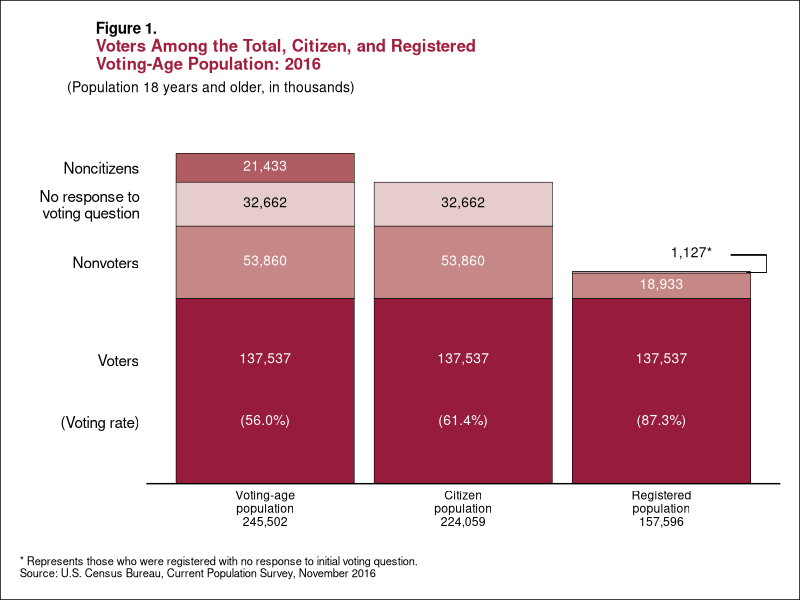

This figure's R source:

# DESCRIPTION:Voters Among the Total, Citizen, and Registered Voting-Age Populations: 2016
# The following data visualizations are from the U.S. Census Bureau and 
# involved data concerning the characteristics of voters in the presidential election of 2016

#Original Source: https://www.census.gov/content/dam/Census/library/publications/2018/demo/P20-582.pdf

# SLOW REVEAL ORDER: No slow reveal, just completly recreated. 

# AUTHORS:
#   Lauryn Davis (Last edit: 3/27/23)
# Ian Curtis (2023, code to save plots)

library(tidyverse)
library(ggtext)


# Create group levels
type_levels <- c("Noncitizens", 
                 "No response to\nvoting question", 
                 "Nonvoters", 
                 "Voters")
pop_levels <- c("Voting-age\npopulation\n245,502", "Citizen\npopulation\n224,059", "Registered\npopulation\n157,596")
pop_colors <- c("#af5d62", "#e6cdcb", "#c58887", "#971c3c")

# Create data for graph
vote_data <- tibble(
  vote_type = rep(type_levels, 3),
  # Need to rep the pop_group within each vote_type
  pop_group = rep(pop_levels, c(4, 4, 4)),
  amount = c(21433, 32662, 53860, 137537, 0, 32662, 53860, 137537, 0, 1127, 18933, 137537),
  fill = rep(pop_colors, 3),
  amount1 = c("21,433", "32,662", "53,860", "137,537\n\n (56.0%)", "", "32,662", "53,860", "137,537\n\n(61.4%)", "", "", "18,933", "137,537\n\n(87.3%)")
)

vote_data <- vote_data %>% 
  mutate(vote_type = factor(vote_type, levels = type_levels),
         pop_group = factor(pop_group, levels = c("", pop_levels)),
         fill = factor(fill, levels = pop_colors))

# Create text "dataset"
# Determine height of text based on midpoint of bar
heights <- c(137537 + 53860 + 32662 + (21443/2),
             137537 + 53860 + (32662/2),
             137537 + (53860/2),
             (137537*2/3),
             (137537/3),
             NA,
             137537 + 53860 + (32662/2),
             137537 + (53860/2),
             (137537*2/3),
             (137537/3),
             NA,
             NA,
             137537 + (18933/2),
             (137537*2/3),
             (137537/3))

vote_labels <- tibble(
  pop_group = rep(c(pop_levels), c(5, 5, 5)),
  amount = heights,
  label = c("21,433", "32,662", "53,860", "137,537", "(56.0%)", 
            NA, "32,662", "53,860", "137,537", "(61.4%)", 
            NA, NA, "18,933", "137,537", "(87.3%)"),
  color = c(rep(c("a", "b", "a", "a", "a"), 3))
) %>% 
  mutate(pop_group = factor(pop_group, levels = c("", pop_levels)))

area <- ggplot(vote_data, aes(x = pop_group, y = amount)) +
  geom_col(aes(fill = vote_type), color = "black", linewidth = .2, width=.9) +
  geom_segment(aes(x = 3.43, xend = 3.53, y = 157000, yend = 157000), linewidth=.1) +
  geom_segment(aes(x = 3.53, xend = 3.53, y = 157000, yend = 170000), linewidth= .05) +
  geom_segment(aes(x = 3.35, xend = 3.53, y = 170000, yend = 170000), linewidth=.1) +
  # geom_segment(aes(x = .5, xend = 7, y = 0, yend = 0)) +
  # Plot labels "dataset"
  geom_richtext(data = vote_labels, aes(x = pop_group, y = amount, label = label, color = color),
                fill = NA, label.color = NA, size = 3.5) +
  # This is similar to geom_bar except don't need to specify stat = "identity"
  # Add black border around bars
  scale_fill_manual(values = pop_colors, guide = "none") +
  scale_color_manual(values = c("white", "black"), guide = "none") +
  # Using ggtext + HTML syntax to color text
  # For some reason '\n' doesn't work here so I used <br> instead.
  labs(title = "<p><span style = 'font-size:11pt; color:#000000'><b>Figure 1.</span></p><p><span style = 'font-size:12pt; color:#a21e3c'><b>Voters Among the Total, Citizen, and Registered</p><p><span style = 'font-size:12pt; color:#a21e3c'><b>Voting-Age Population: 2016</span></p>",
       subtitle = "(Population 18 years and older, in thousands)",
       y = "",
       x = "",
       caption = "* Represents those who were registered with no response to initial voting question.\nSource: U.S. Census Bureau, Current Population Survey, November 2016")


new <- area +
  theme_classic() +
  scale_x_discrete(limits = c(pop_levels)) + 
  scale_y_continuous(breaks = c(137537 + 53860 + 32662 + (21443/2),
                                137537 + 53860 + (32662/2),
                                137537 + (53860/2),
                                (137537*2/3),
                                (137537/3)), 
                     labels = c(type_levels, "(Voting rate)"),
                     expand = expansion(mult = c(0, 0.15))) + 
  theme(
    # Needed for using HTML syntax in plot title
    # plot.title = element_markdown(), 
    # Cleaned up some redundancies and combined your theme changes into one layer
    panel.grid = element_blank(),
    plot.background = element_rect(fill = "white", color = "black"),
    panel.grid.major = element_blank(),
    panel.grid.minor = element_blank(),
    plot.title = element_markdown(hjust=.2),
    plot.title.position = "plot",
    plot.caption.position = "plot",
    plot.subtitle = element_text(size = 10, color = "black", hjust=.1), 
    plot.caption = element_text(size = 8, color = "black", hjust = 0),
    axis.ticks = element_blank(),
    axis.line.y = element_blank(),
    axis.text.x= element_text(color="black"),
    axis.text.y = element_text(size = 11, color= "black"),
    plot.margin = unit(c(.5,.5,.5,.5), "cm")) +
  annotate("text", x = 3.15, y = 172000, label = "1,127*", size = 3.5) 

ggsave(here::here("voting", "01_full_unmasked.png"))